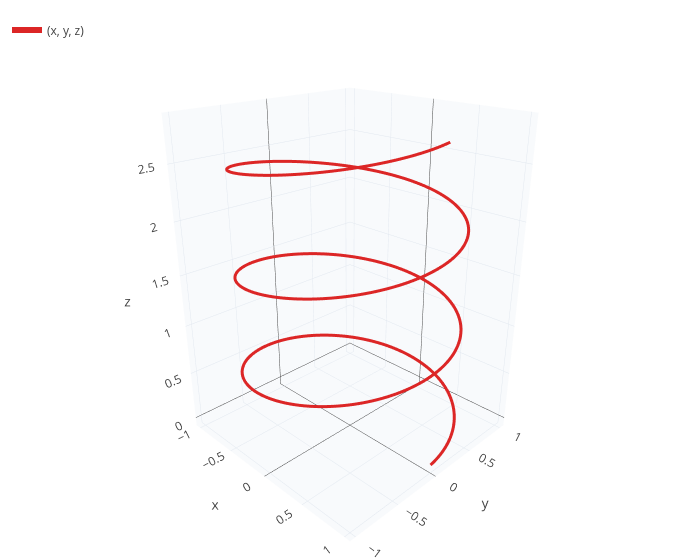

Write notebook code for a chart like this one.
### Markdown cell above
So $|r' \times r''| = R\sqrt{R^2+c^2}$ and $\kappa = R/(R^2 + c^2)$: a helix has the same curvature everywhere, like
a circle, but it also twists out of the plane (its *torsion* is $c/(R^2+c^2)$). Here is one with $R = 1$,
$c = 0.15$; drag to rotate it:

### Code cell
R = 1;
c = 0.15;
parametric3d(x, y, z, t, 0, 6*pi)

### Figure 1 — Plotly figure (JSON) as saved in the notebook; plotly's stock layout.template omitted (floating-point values rounded to 4 significant figures; data arrays with more than 128 entries replaced by an {"elided": "..."} marker saying what was removed)
{"data": [{"line": {"color": "#dc2626", "width": 6}, "mode": "lines", "name": "(x, y, z)", "type": "scatter3d", "x": {"elided": "601 float values"}, "y": {"elided": "601 float values"}, "z": {"elided": "601 float values"}}], "layout": {"height": 560, "legend": {"x": 0.01, "y": 0.99}, "margin": {"b": 0, "l": 0, "r": 0, "t": 10}, "scene": {"aspectmode": "data", "camera": {"eye": {"x": 1.6, "y": -1.6, "z": 1.0}}, "xaxis": {"backgroundcolor": "#f8fafc", "gridcolor": "#e2e8f0", "showbackground": true, "title": {"text": "x"}}, "yaxis": {"backgroundcolor": "#f8fafc", "gridcolor": "#e2e8f0", "showbackground": true, "title": {"text": "y"}}, "zaxis": {"backgroundcolor": "#f8fafc", "gridcolor": "#e2e8f0", "showbackground": true, "title": {"text": "z"}}}, "showlegend": true, "title": {"text": ""}, "width": 700}}
